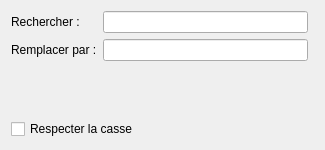
<?xml version="1.0" encoding="UTF-8"?>
<ui version="4.0">
 <class>ReplaceTextDialog</class>
 <widget class="QDialog" name="ReplaceTextDialog">
  <property name="geometry">
   <rect>
    <x>0</x>
    <y>0</y>
    <width>325</width>
    <height>150</height>
   </rect>
  </property>
  <property name="windowTitle">
   <string>Dialog</string>
  </property>
  <layout class="QHBoxLayout" name="horizontalLayout">
   <item>
    <layout class="QVBoxLayout" name="verticalLayout">
     <item>
      <layout class="QFormLayout" name="formLayout">
       <item row="0" column="0">
        <widget class="QLabel" name="label">
         <property name="text">
          <string>Rechercher :</string>
         </property>
        </widget>
       </item>
       <item row="1" column="0">
        <widget class="QLabel" name="label_replace_by">
         <property name="text">
          <string>Remplacer par :</string>
         </property>
        </widget>
       </item>
       <item row="0" column="1">
        <widget class="QLineEdit" name="lineEdit_find"/>
       </item>
       <item row="1" column="1">
        <widget class="QLineEdit" name="lineEdit_replace_by"/>
       </item>
      </layout>
     </item>
     <item>
      <layout class="QVBoxLayout" name="verticalLayout_2">
       <item>
        <widget class="QCheckBox" name="checkBox_case_sensitive">
         <property name="text">
          <string>Respecter la casse</string>
         </property>
        </widget>
       </item>
      </layout>
     </item>
    </layout>
   </item>
   <item>
    <widget class="QDialogButtonBox" name="buttonBox">
     <property name="orientation">
      <enum>Qt::Vertical</enum>
     </property>
     <property name="standardButtons">
      <set>QDialogButtonBox::NoButton</set>
     </property>
    </widget>
   </item>
  </layout>
 </widget>
 <resources/>
 <connections>
  <connection>
   <sender>buttonBox</sender>
   <signal>accepted()</signal>
   <receiver>ReplaceTextDialog</receiver>
   <slot>accept()</slot>
   <hints>
    <hint type="sourcelabel">
     <x>311</x>
     <y>140</y>
    </hint>
    <hint type="destinationlabel">
     <x>157</x>
     <y>149</y>
    </hint>
   </hints>
  </connection>
  <connection>
   <sender>buttonBox</sender>
   <signal>rejected()</signal>
   <receiver>ReplaceTextDialog</receiver>
   <slot>reject()</slot>
   <hints>
    <hint type="sourcelabel">
     <x>337</x>
     <y>140</y>
    </hint>
    <hint type="destinationlabel">
     <x>286</x>
     <y>149</y>
    </hint>
   </hints>
  </connection>
 </connections>
</ui>
